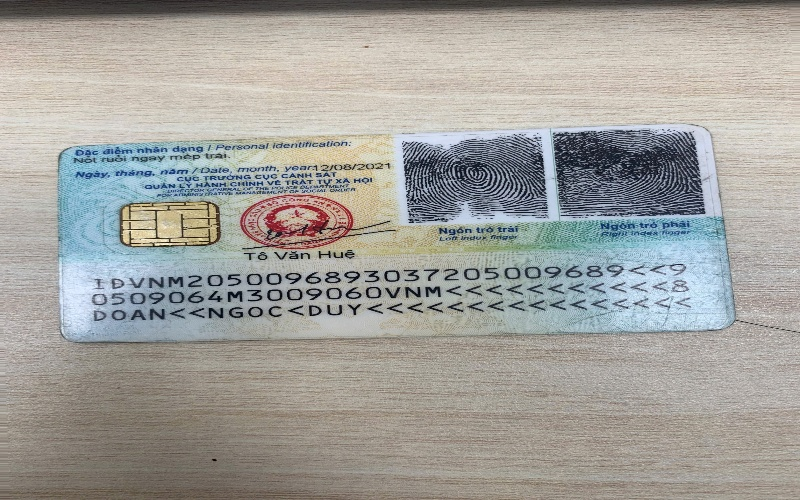
#> input picture server/controllers/debug_back/card_final.jpg, 800 x 500 px, found by its file name
$ python test.py
#> lines starting #> are read from the running program, lines starting #| are printed output that depends on the picture
import cv2

IMG_PATH = r'controllers\debug_back\card_final.jpg'

img = cv2.imread(IMG_PATH)
#> img is the input picture: shape (500, 800, 3); mean B, G, R 156.5, 161.1, 162
if img is None:
    print(f"Khong doc duoc: {IMG_PATH}")
    exit()

H, W = img.shape[:2]
#> H = 500; W = 800
print(f"Anh: {W}x{H}")
#| Anh: 800x500

REGIONS_PCT = [
    (0.22, 0.31, 0.07, 0.63, "special_feat",  (0, 255, 0)),
    (0.31, 0.40, 0.07, 0.63, "issue_date",    (255, 0, 0)),
    (0.40, 0.50, 0.07, 0.63, "issued_by_r1",  (0, 0, 255)),
    (0.50, 0.59, 0.07, 0.63, "issued_by_r2",  (0, 165, 255)),
    (0.60, 0.70, 0.06, 0.98, "mrz_r1",        (255, 0, 255)),
    (0.70, 0.79, 0.06, 0.98, "mrz_r2",        (255, 0, 255)),
    (0.79, 0.88, 0.06, 0.98, "mrz_r3",        (255, 0, 255)),
]

scale = 2
out = cv2.resize(img, (W*scale, H*scale))

for (y0p, y1p, x0p, x1p, name, color) in REGIONS_PCT:
    x0 = int(W * x0p * scale)
    y0 = int(H * y0p * scale)
    x1 = int(W * x1p * scale)
    y1 = int(H * y1p * scale)
    cv2.rectangle(out, (x0, y0), (x1, y1), color, 2)
    cv2.putText(out, name, (x0+2, y0-4), cv2.FONT_HERSHEY_SIMPLEX, 0.6, color, 2)
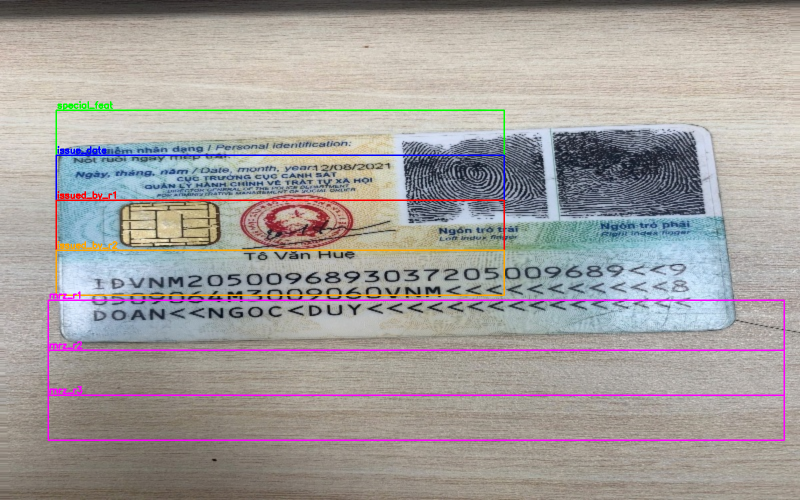
#> out: shape (1000, 1600, 3) (shown at 1/2 size); mean B, G, R 156.5, 158.4, 163

cv2.imwrite(r'controllers\debug_back\regions_preview2.jpg', out)
print("Da luu: controllers\\debug_back\\regions_preview2.jpg")
